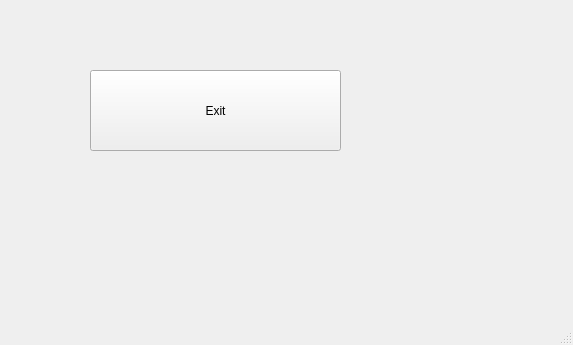
<?xml version="1.0" encoding="UTF-8"?>
<ui version="4.0">
 <class>MainWindow</class>
 <widget class="QMainWindow" name="MainWindow">
  <property name="geometry">
   <rect>
    <x>0</x>
    <y>0</y>
    <width>573</width>
    <height>345</height>
   </rect>
  </property>
  <property name="windowTitle">
   <string>MainWindow</string>
  </property>
  <widget class="QWidget" name="centralwidget">
   <widget class="QPushButton" name="btnExit">
    <property name="geometry">
     <rect>
      <x>90</x>
      <y>70</y>
      <width>251</width>
      <height>81</height>
     </rect>
    </property>
    <property name="text">
     <string>Exit</string>
    </property>
   </widget>
  </widget>
  <widget class="QMenuBar" name="menubar">
   <property name="geometry">
    <rect>
     <x>0</x>
     <y>0</y>
     <width>573</width>
     <height>21</height>
    </rect>
   </property>
  </widget>
  <widget class="QStatusBar" name="statusbar"/>
 </widget>
 <resources/>
 <connections/>
</ui>
